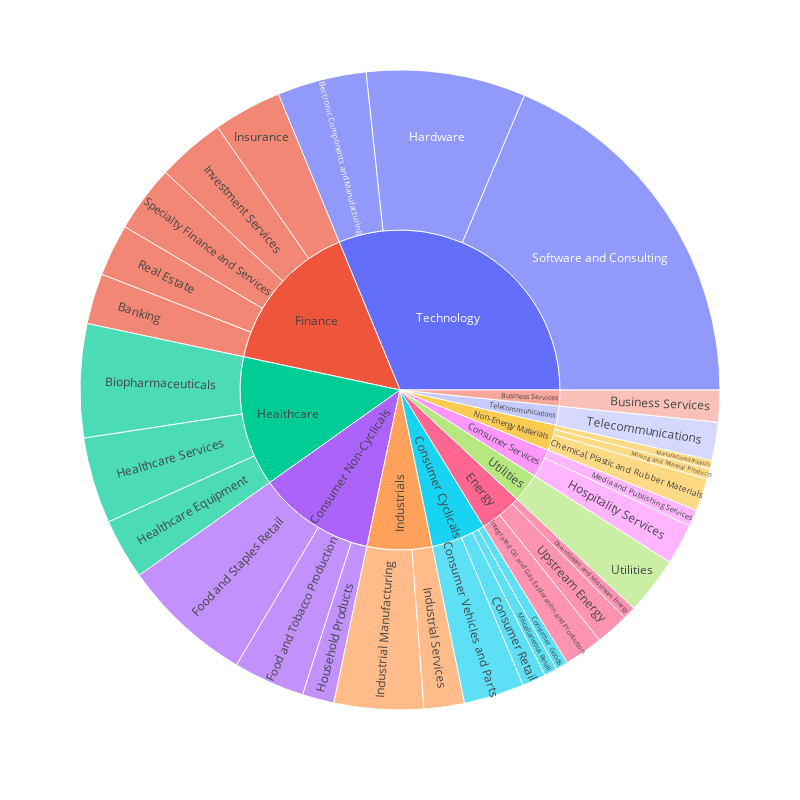

This figure's notebook cell:
### Markdown cell above
---
## 3. Sunburst chart of industry and market capitalization
Let's generate a [sunburst chart](https://plotly.com/python/sunburst-charts/) of the SP 500 by industry and market capitalization. It is interactive!

### Code cell
fig = px.sunburst(listing,
                  path=['RBICS Economy', 'RBICS Sector'], 
                  values='Market Value - Company Level', 
                  width=800, height=800)
fig.show()

### Figure 1 — Plotly figure (JSON) as saved in the notebook; plotly's stock layout.template omitted (floating-point values rounded to 4 significant figures)
{"data": [{"branchvalues": "total", "domain": {"x": [0, 1], "y": [0, 1]}, "hovertemplate": "labels=%{label}<br>Market Value - Company Level=%{value}<br>parent=%{parent}<br>id=%{id}<extra></extra>", "ids": ["Finance/Banking", "Healthcare/Biopharmaceuticals", "Business Services/Business Services", "Non-Energy Materials/Chemical, Plastic and Rubber Materials", "Consumer Cyclicals/Consumer Goods", "Consumer Cyclicals/Consumer Retail", "Consumer Cyclicals/Consumer Vehicles and Parts", "Energy/Downstream and Midstream Energy", "Technology/Electronic Components and Manufacturing", "Consumer Non-Cyclicals/Food and Staples Retail", "Consumer Non-Cyclicals/Food and Tobacco Production", "Technology/Hardware", "Healthcare/Healthcare Equipment", "Healthcare/Healthcare Services", "Consumer Services/Hospitality Services", "Consumer Non-Cyclicals/Household Products", "Industrials/Industrial Manufacturing", "Industrials/Industrial Services", "Finance/Insurance", "Energy/Integrated Oil and Gas Exploration and Production", "Finance/Investment Services", "Non-Energy Materials/Manufactured Products", "Consumer Services/Media and Publishing Services", "Non-Energy Materials/Mining and Mineral Products", "Consumer Cyclicals/Miscellaneous Retail", "Finance/Real Estate", "Technology/Software and Consulting", "Finance/Specialty Finance and Services", "Telecommunications/Telecommunications", "Energy/Upstream Energy", "Utilities/Utilities", "Business Services", "Consumer Cyclicals", "Consumer Non-Cyclicals", "Consumer Services", "Energy", "Finance", "Healthcare", "Industrials", "Non-Energy Materials", "Technology", "Telecommunications", "Utilities"], "labels": ["Banking", "Biopharmaceuticals", "Business Services", "Chemical, Plastic and Rubber Materials", "Consumer Goods", "Consumer Retail", "Consumer Vehicles and Parts", "Downstream and Midstream Energy", "Electronic Components and Manufacturing", "Food and Staples Retail", "Food and Tobacco Production", "Hardware", "Healthcare Equipment", "Healthcare Services", "Hospitality Services", "Household Products", "Industrial Manufacturing", "Industrial Services", "Insurance", "Integrated Oil and Gas Exploration and Production", "Investment Services", "Manufactured Products", "Media and Publishing Services", "Mining and Mineral Products", "Miscellaneous Retail", "Real Estate", "Software and Consulting", "Specialty Finance and Services", "Telecommunications", "Upstream Energy", "Utilities", "Business Services", "Consumer Cyclicals", "Consumer Non-Cyclicals", "Consumer Services", "Energy", "Finance", "Healthcare", "Industrials", "Non-Energy Materials", "Technology", "Telecommunications", "Utilities"], "name": "", "parents": ["Finance", "Healthcare", "Business Services", "Non-Energy Materials", "Consumer Cyclicals", "Consumer Cyclicals", "Consumer Cyclicals", "Energy", "Technology", "Consumer Non-Cyclicals", "Consumer Non-Cyclicals", "Technology", "Healthcare", "Healthcare", "Consumer Services", "Consumer Non-Cyclicals", "Industrials", "Industrials", "Finance", "Energy", "Finance", "Non-Energy Materials", "Consumer Services", "Non-Energy Materials", "Consumer Cyclicals", "Finance", "Technology", "Finance", "Telecommunications", "Energy", "Utilities", "", "", "", "", "", "", "", "", "", "", "", ""], "type": "sunburst", "values": [926500.0, 2082000.0, 583000.0, 593900.0, 225100.0, 433700.0, 1106000.0, 238000.0, 1636000.0, 2405000.0, 1311000.0, 2921000.0, 1112000.0, 1581000.0, 746800.0, 581600.0, 1638000.0, 740800.0, 1254000.0, 709600.0, 1246000.0, 160600.0, 305800.0, 191700.0, 237900.0, 954900.0, 6762000.0, 1226000.0, 697500.0, 609700.0, 1055000.0, 583000.0, 2003000.0, 4298000.0, 1053000.0, 1557000.0, 5608000.0, 4776000.0, 2379000.0, 946200.0, 11320000.0, 697500.0, 1055000.0]}], "layout": {"height": 800, "legend": {"tracegroupgap": 0}, "margin": {"t": 60}, "width": 800}}
